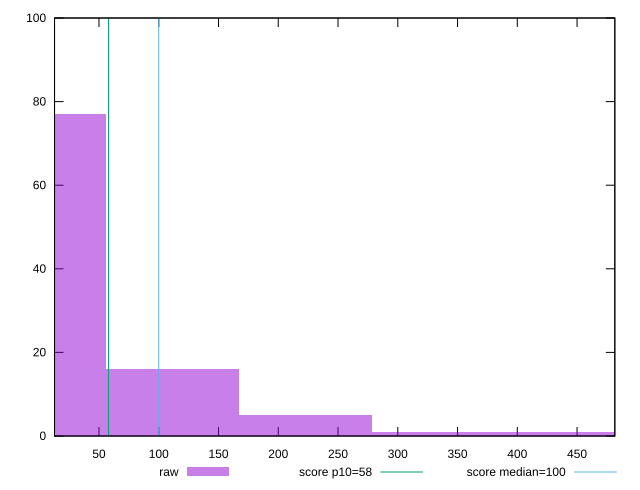

Generate this figure with gnuplot:
reset

$raw <<EOF
0 77
222.91367429492107 5
111.45683714746053 16
445.82734858984213 1
334.3705114423816 1
EOF

set key outside below
set boxwidth 111.45683714746053
set xrange [12.8:481.6000000000002]
set yrange [0:100]
set trange [0:100]
set style fill transparent solid 0.5 noborder

set parametric
set terminal svg size 640, 490 enhanced background rgb 'white'
set output "report_00015_2021-02-09T16-11-33.973Z/estimated-input-latency/samples/pages+cached+noadtech/raw/histogram.svg"

plot $raw title "raw" with boxes, \
     58,t title "score p10=58", \
     100,t title "score median=100"

reset
